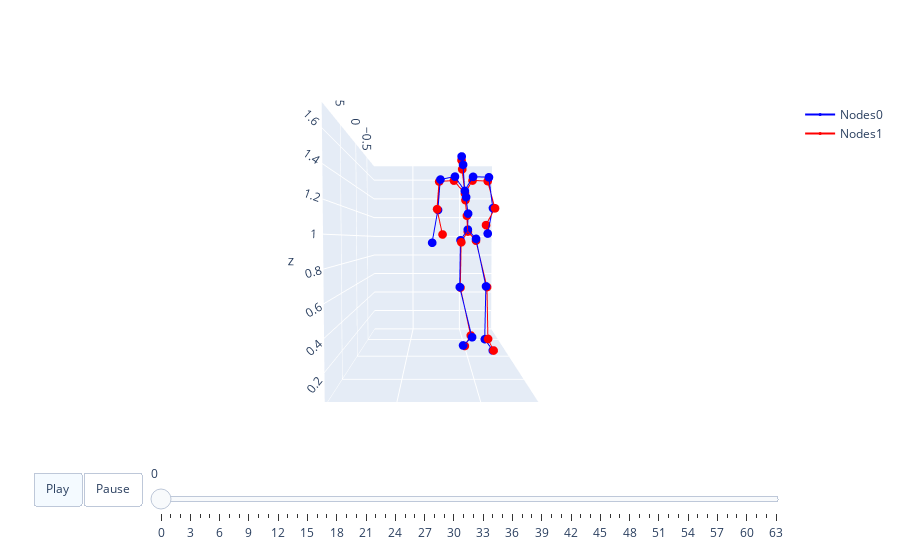

The notebook cell saved with this chart:
### Code cell
k = 2
pred_motion, loss_commit, perplexity = net(gt_motion)
x = gt_motion[k].detach().cpu().numpy()
y = pred_motion[k].detach().cpu().numpy()
visualize_2motions(x, std, mean, args.dataname, x.shape[0], y, save_path=None)

### Figure 1 — Plotly figure (JSON) as saved in the notebook; plotly's stock layout.template omitted (floating-point values rounded to 4 significant figures)
{"data": [{"marker": {"color": "blue", "size": 3}, "mode": "lines+markers", "name": "Nodes0", "type": "scatter3d", "x": [0, 0.02661, null, 0.02661, -0.01455, null, -0.01455, 0.01013, null, 0.01013, -0.08336, null, 0, 0.02812, null, 0.02812, 0.05782, null, 0.05782, 0.2788, null, 0.2788, 0.2137, null, 0, 0.02363, null, 0.02363, -0.01352, null, -0.01352, -0.03212, null, -0.03212, -0.05181, null, -0.05181, -0.1135, null, -0.03212, -0.03655, null, -0.03655, -0.0299, null, -0.0299, 0.03202, null, 0.03202, 0.02795, null, -0.03212, -0.04616, null, -0.04616, -0.04704, null, -0.04704, -0.06723, null, -0.06723, -0.2288, null], "y": [0, -0.06138, null, -0.06138, -0.06377, null, -0.06377, 0.03705, null, 0.03705, -0.02907, null, 0, 0.06441, null, 0.06441, 0.1432, null, 0.1432, 0.1041, null, 0.1041, 0.1751, null, 0, -0.0002918, null, -0.0002918, -0.01371, null, -0.01371, -0.02255, null, -0.02255, -0.03603, null, -0.03603, -0.04311, null, -0.02255, -0.1043, null, -0.1043, -0.2245, null, -0.2245, -0.245, null, -0.245, -0.2924, null, -0.02255, 0.04656, null, 0.04656, 0.1781, null, 0.1781, 0.2162, null, 0.2162, 0.1978, null], "z": [1.05, 0.9625, null, 0.9625, 0.5745, null, 0.5745, 0.1617, null, 0.1617, 0.06573, null, 1.05, 0.9743, null, 0.9743, 0.5898, null, 0.5898, 0.2202, null, 0.2202, 0.114, null, 1.05, 1.179, null, 1.179, 1.317, null, 1.317, 1.37, null, 1.37, 1.588, null, 1.588, 1.671, null, 1.37, 1.488, null, 1.488, 1.463, null, 1.463, 1.208, null, 1.208, 0.9422, null, 1.37, 1.488, null, 1.488, 1.484, null, 1.484, 1.231, null, 1.231, 1.021, null]}, {"marker": {"color": "red", "size": 3}, "mode": "lines+markers", "name": "Nodes1", "type": "scatter3d", "x": [0, 0.02919, null, 0.02919, -0.06345, null, -0.06345, 0.000966, null, 0.000966, -0.1003, null, 0, 0.02793, null, 0.02793, 0.04188, null, 0.04188, 0.3048, null, 0.3048, 0.252, null, 0, 0.02245, null, 0.02245, -0.03739, null, -0.03739, -0.06148, null, -0.06148, -0.1165, null, -0.1165, -0.1811, null, -0.06148, -0.08074, null, -0.08074, -0.07109, null, -0.07109, 0.05242, null, 0.05242, 0.008754, null, -0.06148, -0.09549, null, -0.09549, -0.1169, null, -0.1169, -0.04778, null, -0.04778, -0.1937, null], "y": [0, -0.05571, null, -0.05571, -0.05442, null, -0.05442, 0.02737, null, 0.02737, -0.01341, null, 0, 0.06426, null, 0.06426, 0.1542, null, 0.1542, 0.1243, null, 0.1243, 0.1748, null, 0, -0.009908, null, -0.009908, -0.01709, null, -0.01709, -0.01886, null, -0.01886, -0.03796, null, -0.03796, -0.03916, null, -0.01886, -0.1103, null, -0.1103, -0.2337, null, -0.2337, -0.2526, null, -0.2526, -0.2076, null, -0.01886, 0.04756, null, 0.04756, 0.1785, null, 0.1785, 0.2306, null, 0.2306, 0.1773, null], "z": [1.034, 0.946, null, 0.946, 0.5633, null, 0.5633, 0.1736, null, 0.1736, 0.0559, null, 1.034, 0.9593, null, 0.9593, 0.5817, null, 0.5817, 0.2295, null, 0.2295, 0.1257, null, 1.034, 1.162, null, 1.162, 1.294, null, 1.294, 1.352, null, 1.352, 1.563, null, 1.563, 1.654, null, 1.352, 1.462, null, 1.462, 1.453, null, 1.453, 1.213, null, 1.213, 1.01, null, 1.352, 1.465, null, 1.465, 1.464, null, 1.464, 1.228, null, 1.228, 1.094, null]}], "layout": {"scene": {"aspectmode": "manual", "aspectratio": {"x": 1.829, "y": 1.257, "z": 1.746}, "camera": {"eye": {"x": 3, "y": 0, "z": 0.1}}, "xaxis": {"range": [-0.9187, 0.9102]}, "yaxis": {"range": [-0.9132, 0.3439]}, "zaxis": {"range": [5.996e-10, 1.746]}}, "sliders": [{"len": 0.9, "pad": {"b": 10, "t": 60}, "steps": [{"args": [["frame0"], {"frame": {"duration": 0}, "fromcurrent": true, "mode": "immediate", "transition": {"duration": 0, "easing": "linear"}}], "label": "0", "method": "animate"}, {"args": [["frame1"], {"frame": {"duration": 0}, "fromcurrent": true, "mode": "immediate", "transition": {"duration": 0, "easing": "linear"}}], "label": "1", "method": "animate"}, {"args": [["frame2"], {"frame": {"duration": 0}, "fromcurrent": true, "mode": "immediate", "transition": {"duration": 0, "easing": "linear"}}], "label": "2", "method": "animate"}, {"args": [["frame3"], {"frame": {"duration": 0}, "fromcurrent": true, "mode": "immediate", "transition": {"duration": 0, "easing": "linear"}}], "label": "3", "method": "animate"}, {"args": [["frame4"], {"frame": {"duration": 0}, "fromcurrent": true, "mode": "immediate", "transition": {"duration": 0, "easing": "linear"}}], "label": "4", "method": "animate"}, {"args": [["frame5"], {"frame": {"duration": 0}, "fromcurrent": true, "mode": "immediate", "transition": {"duration": 0, "easing": "linear"}}], "label": "5", "method": "animate"}, {"args": [["frame6"], {"frame": {"duration": 0}, "fromcurrent": true, "mode": "immediate", "transition": {"duration": 0, "easing": "linear"}}], "label": "6", "method": "animate"}, {"args": [["frame7"], {"frame": {"duration": 0}, "fromcurrent": true, "mode": "immediate", "transition": {"duration": 0, "easing": "linear"}}], "label": "7", "method": "animate"}, {"args": [["frame8"], {"frame": {"duration": 0}, "fromcurrent": true, "mode": "immediate", "transition": {"duration": 0, "easing": "linear"}}], "label": "8", "method": "animate"}, {"args": [["frame9"], {"frame": {"duration": 0}, "fromcurrent": true, "mode": "immediate", "transition": {"duration": 0, "easing": "linear"}}], "label": "9", "method": "animate"}, {"args": [["frame10"], {"frame": {"duration": 0}, "fromcurrent": true, "mode": "immediate", "transition": {"duration": 0, "easing": "linear"}}], "label": "10", "method": "animate"}, {"args": [["frame11"], {"frame": {"duration": 0}, "fromcurrent": true, "mode": "immediate", "transition": {"duration": 0, "easing": "linear"}}], "label": "11", "method": "animate"}, {"args": [["frame12"], {"frame": {"duration": 0}, "fromcurrent": true, "mode": "immediate", "transition": {"duration": 0, "easing": "linear"}}], "label": "12", "method": "animate"}, {"args": [["frame13"], {"frame": {"duration": 0}, "fromcurrent": true, "mode": "immediate", "transition": {"duration": 0, "easing": "linear"}}], "label": "13", "method": "animate"}, {"args": [["frame14"], {"frame": {"duration": 0}, "fromcurrent": true, "mode": "immediate", "transition": {"duration": 0, "easing": "linear"}}], "label": "14", "method": "animate"}, {"args": [["frame15"], {"frame": {"duration": 0}, "fromcurrent": true, "mode": "immediate", "transition": {"duration": 0, "easing": "linear"}}], "label": "15", "method": "animate"}, {"args": [["frame16"], {"frame": {"duration": 0}, "fromcurrent": true, "mode": "immediate", "transition": {"duration": 0, "easing": "linear"}}], "label": "16", "method": "animate"}, {"args": [["frame17"], {"frame": {"duration": 0}, "fromcurrent": true, "mode": "immediate", "transition": {"duration": 0, "easing": "linear"}}], "label": "17", "method": "animate"}, {"args": [["frame18"], {"frame": {"duration": 0}, "fromcurrent": true, "mode": "immediate", "transition": {"duration": 0, "easing": "linear"}}], "label": "18", "method": "animate"}, {"args": [["frame19"], {"frame": {"duration": 0}, "fromcurrent": true, "mode": "immediate", "transition": {"duration": 0, "easing": "linear"}}], "label": "19", "method": "animate"}, {"args": [["frame20"], {"frame": {"duration": 0}, "fromcurrent": true, "mode": "immediate", "transition": {"duration": 0, "easing": "linear"}}], "label": "20", "method": "animate"}, {"args": [["frame21"], {"frame": {"duration": 0}, "fromcurrent": true, "mode": "immediate", "transition": {"duration": 0, "easing": "linear"}}], "label": "21", "method": "animate"}, {"args": [["frame22"], {"frame": {"duration": 0}, "fromcurrent": true, "mode": "immediate", "transition": {"duration": 0, "easing": "linear"}}], "label": "22", "method": "animate"}, {"args": [["frame23"], {"frame": {"duration": 0}, "fromcurrent": true, "mode": "immediate", "transition": {"duration": 0, "easing": "linear"}}], "label": "23", "method": "animate"}, {"args": [["frame24"], {"frame": {"duration": 0}, "fromcurrent": true, "mode": "immediate", "transition": {"duration": 0, "easing": "linear"}}], "label": "24", "method": "animate"}, {"args": [["frame25"], {"frame": {"duration": 0}, "fromcurrent": true, "mode": "immediate", "transition": {"duration": 0, "easing": "linear"}}], "label": "25", "method": "animate"}, {"args": [["frame26"], {"frame": {"duration": 0}, "fromcurrent": true, "mode": "immediate", "transition": {"duration": 0, "easing": "linear"}}], "label": "26", "method": "animate"}, {"args": [["frame27"], {"frame": {"duration": 0}, "fromcurrent": true, "mode": "immediate", "transition": {"duration": 0, "easing": "linear"}}], "label": "27", "method": "animate"}, {"args": [["frame28"], {"frame": {"duration": 0}, "fromcurrent": true, "mode": "immediate", "transition": {"duration": 0, "easing": "linear"}}], "label": "28", "method": "animate"}, {"args": [["frame29"], {"frame": {"duration": 0}, "fromcurrent": true, "mode": "immediate", "transition": {"duration": 0, "easing": "linear"}}], "label": "29", "method": "animate"}, {"args": [["frame30"], {"frame": {"duration": 0}, "fromcurrent": true, "mode": "immediate", "transition": {"duration": 0, "easing": "linear"}}], "label": "30", "method": "animate"}, {"args": [["frame31"], {"frame": {"duration": 0}, "fromcurrent": true, "mode": "immediate", "transition": {"duration": 0, "easing": "linear"}}], "label": "31", "method": "animate"}, {"args": [["frame32"], {"frame": {"duration": 0}, "fromcurrent": true, "mode": "immediate", "transition": {"duration": 0, "easing": "linear"}}], "label": "32", "method": "animate"}, {"args": [["frame33"], {"frame": {"duration": 0}, "fromcurrent": true, "mode": "immediate", "transition": {"duration": 0, "easing": "linear"}}], "label": "33", "method": "animate"}, {"args": [["frame34"], {"frame": {"duration": 0}, "fromcurrent": true, "mode": "immediate", "transition": {"duration": 0, "easing": "linear"}}], "label": "34", "method": "animate"}, {"args": [["frame35"], {"frame": {"duration": 0}, "fromcurrent": true, "mode": "immediate", "transition": {"duration": 0, "easing": "linear"}}], "label": "35", "method": "animate"}, {"args": [["frame36"], {"frame": {"duration": 0}, "fromcurrent": true, "mode": "immediate", "transition": {"duration": 0, "easing": "linear"}}], "label": "36", "method": "animate"}, {"args": [["frame37"], {"frame": {"duration": 0}, "fromcurrent": true, "mode": "immediate", "transition": {"duration": 0, "easing": "linear"}}], "label": "37", "method": "animate"}, {"args": [["frame38"], {"frame": {"duration": 0}, "fromcurrent": true, "mode": "immediate", "transition": {"duration": 0, "easing": "linear"}}], "label": "38", "method": "animate"}, {"args": [["frame39"], {"frame": {"duration": 0}, "fromcurrent": true, "mode": "immediate", "transition": {"duration": 0, "easing": "linear"}}], "label": "39", "method": "animate"}, {"args": [["frame40"], {"frame": {"duration": 0}, "fromcurrent": true, "mode": "immediate", "transition": {"duration": 0, "easing": "linear"}}], "label": "40", "method": "animate"}, {"args": [["frame41"], {"frame": {"duration": 0}, "fromcurrent": true, "mode": "immediate", "transition": {"duration": 0, "easing": "linear"}}], "label": "41", "method": "animate"}, {"args": [["frame42"], {"frame": {"duration": 0}, "fromcurrent": true, "mode": "immediate", "transition": {"duration": 0, "easing": "linear"}}], "label": "42", "method": "animate"}, {"args": [["frame43"], {"frame": {"duration": 0}, "fromcurrent": true, "mode": "immediate", "transition": {"duration": 0, "easing": "linear"}}], "label": "43", "method": "animate"}, {"args": [["frame44"], {"frame": {"duration": 0}, "fromcurrent": true, "mode": "immediate", "transition": {"duration": 0, "easing": "linear"}}], "label": "44", "method": "animate"}, {"args": [["frame45"], {"frame": {"duration": 0}, "fromcurrent": true, "mode": "immediate", "transition": {"duration": 0, "easing": "linear"}}], "label": "45", "method": "animate"}, {"args": [["frame46"], {"frame": {"duration": 0}, "fromcurrent": true, "mode": "immediate", "transition": {"duration": 0, "easing": "linear"}}], "label": "46", "method": "animate"}, {"args": [["frame47"], {"frame": {"duration": 0}, "fromcurrent": true, "mode": "immediate", "transition": {"duration": 0, "easing": "linear"}}], "label": "47", "method": "animate"}, {"args": [["frame48"], {"frame": {"duration": 0}, "fromcurrent": true, "mode": "immediate", "transition": {"duration": 0, "easing": "linear"}}], "label": "48", "method": "animate"}, {"args": [["frame49"], {"frame": {"duration": 0}, "fromcurrent": true, "mode": "immediate", "transition": {"duration": 0, "easing": "linear"}}], "label": "49", "method": "animate"}, {"args": [["frame50"], {"frame": {"duration": 0}, "fromcurrent": true, "mode": "immediate", "transition": {"duration": 0, "easing": "linear"}}], "label": "50", "method": "animate"}, {"args": [["frame51"], {"frame": {"duration": 0}, "fromcurrent": true, "mode": "immediate", "transition": {"duration": 0, "easing": "linear"}}], "label": "51", "method": "animate"}, {"args": [["frame52"], {"frame": {"duration": 0}, "fromcurrent": true, "mode": "immediate", "transition": {"duration": 0, "easing": "linear"}}], "label": "52", "method": "animate"}, {"args": [["frame53"], {"frame": {"duration": 0}, "fromcurrent": true, "mode": "immediate", "transition": {"duration": 0, "easing": "linear"}}], "label": "53", "method": "animate"}, {"args": [["frame54"], {"frame": {"duration": 0}, "fromcurrent": true, "mode": "immediate", "transition": {"duration": 0, "easing": "linear"}}], "label": "54", "method": "animate"}, {"args": [["frame55"], {"frame": {"duration": 0}, "fromcurrent": true, "mode": "immediate", "transition": {"duration": 0, "easing": "linear"}}], "label": "55", "method": "animate"}, {"args": [["frame56"], {"frame": {"duration": 0}, "fromcurrent": true, "mode": "immediate", "transition": {"duration": 0, "easing": "linear"}}], "label": "56", "method": "animate"}, {"args": [["frame57"], {"frame": {"duration": 0}, "fromcurrent": true, "mode": "immediate", "transition": {"duration": 0, "easing": "linear"}}], "label": "57", "method": "animate"}, {"args": [["frame58"], {"frame": {"duration": 0}, "fromcurrent": true, "mode": "immediate", "transition": {"duration": 0, "easing": "linear"}}], "label": "58", "method": "animate"}, {"args": [["frame59"], {"frame": {"duration": 0}, "fromcurrent": true, "mode": "immediate", "transition": {"duration": 0, "easing": "linear"}}], "label": "59", "method": "animate"}, {"args": [["frame60"], {"frame": {"duration": 0}, "fromcurrent": true, "mode": "immediate", "transition": {"duration": 0, "easing": "linear"}}], "label": "60", "method": "animate"}, {"args": [["frame61"], {"frame": {"duration": 0}, "fromcurrent": true, "mode": "immediate", "transition": {"duration": 0, "easing": "linear"}}], "label": "61", "method": "animate"}, {"args": [["frame62"], {"frame": {"duration": 0}, "fromcurrent": true, "mode": "immediate", "transition": {"duration": 0, "easing": "linear"}}], "label": "62", "method": "animate"}, {"args": [["frame63"], {"frame": {"duration": 0}, "fromcurrent": true, "mode": "immediate", "transition": {"duration": 0, "easing": "linear"}}], "label": "63", "method": "animate"}], "x": 0.1, "y": 0}], "updatemenus": [{"buttons": [{"args": [null, {"frame": {"duration": 40}, "fromcurrent": true, "mode": "immediate", "transition": {"duration": 40, "easing": "linear"}}], "label": "Play", "method": "animate"}, {"args": [[null], {"frame": {"duration": 0}, "fromcurrent": true, "mode": "immediate", "transition": {"duration": 0, "easing": "linear"}}], "label": "Pause", "method": "animate"}], "direction": "left", "pad": {"r": 10, "t": 70}, "type": "buttons", "x": 0.1, "y": 0}]}}
